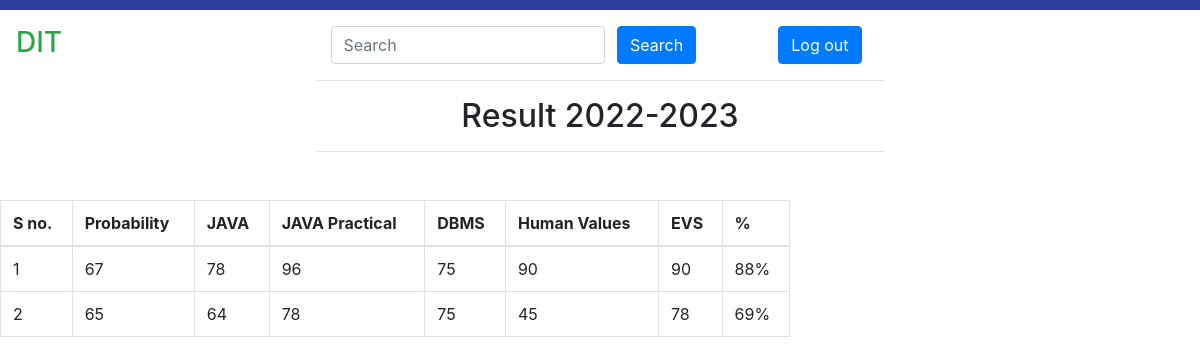
/studentResult.php?studentsap=1000017311, run on an earlier commit of the app's database.
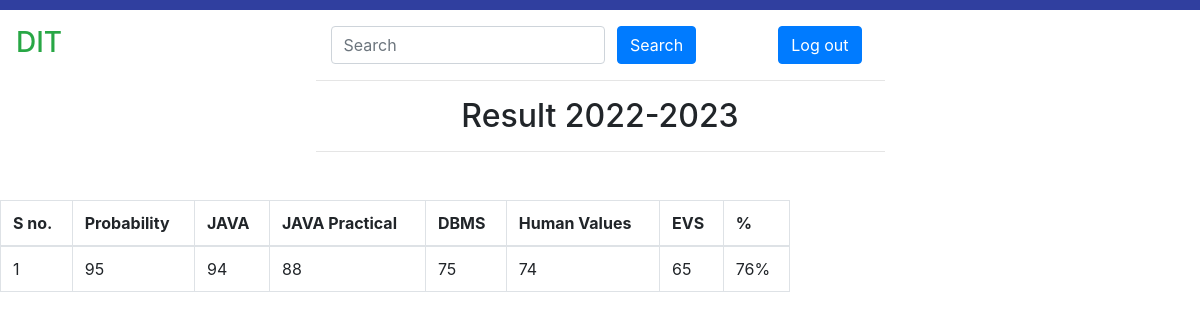
And on a later commit of the database.
### tables this page shows
CREATE TABLE `result` (
  `firstname` text NOT NULL,
  `lastname` text NOT NULL,
  `branch` text NOT NULL,
  `sap` bigint(20) NOT NULL,
  `pos` int(3) NOT NULL,
  `java` int(3) NOT NULL,
  `javaprac` int(3) NOT NULL,
  `dbms` int(3) NOT NULL,
  `human` int(3) NOT NULL,
  `evs` int(3) NOT NULL,
  `percentage` int(4) NOT NULL
);

### studentResult.php (the view, shortened to what this page needs)
<?php
$conn = new mysqli("localhost", "root", "", "dit");
if (!$conn) {
    die("ERROR: " . $conn->connect_error);
} else {
    $tableName = "result";
    $columns = ['firstname', 'lastname', 'Branch', 'pos', 'java', 'javaprac', 'dbms', 'human', 'evs', 'percentage'];
    function fetch_data($db, $tableName, $columns)
    {
        if (empty($db)) {
            $msg = "Database connection error";
        } elseif (empty($columns) || !is_array($columns)) {
            $msg = "columns Name must be defined in an indexed array";
        } elseif (empty($tableName)) {
            $msg = "Table Name is empty";
        } else {
            $sap = $_GET['studentsap'];
            $columnName = implode(", ", $columns);
            $query = "SELECT " . $columnName . " FROM $tableName where sap='$sap'";
            $result = $db->query($query);
            if ($result == true) {
                if ($result->num_rows > 0) {
                    $row = mysqli_fetch_all($result, MYSQLI_ASSOC);
                    $msg = $row;
                } else {
                    $msg = "Student exist, but Result not uploaded yet";
                }
            } else {
                $msg = mysqli_error($db);
            }
        }
        return $msg;
    }
}
$getData = fetch_data($conn, $tableName, $columns);
?>
<!DOCTYPE html>
<html>
<head>
    <link rel="stylesheet" href="https://maxcdn.bootstrapcdn.com/bootstrap/4.5.2/css/bootstrap.min.css">
</head>
<body>
    <div>
        <div class="row">
            <div class="col-sm-8">
                <div class="table-responsive">
                    <table class="table table-bordered center">
                        <thead>
                            <tr>
                                <th>S no.</th>
                                <th>Probability</th>
                                <th>JAVA</th>
                                <th>JAVA Practical</th>
                                <th>DBMS</th>
                                <th>Human Values</th>
                                <th>EVS</th>
                                <th>%</th>
                        </thead>
                        <tbody>
                            <?php
                            if (is_array($getData)) {
                                $sn = 1;
                                foreach ($getData as $data) {
                                    ?>
                                    <tr>
                                        <td>
                                            <?php echo $sn; ?>
                                        </td>
                                        <td>
                                            <?php echo $data['pos'] ?? ''; ?>
                                        </td>
                                        <td>
                                            <?php echo $data['java'] ?? ''; ?>
                                        </td>
                                        <td>
                                            <?php echo $data['javaprac'] ?? ''; ?>
                                        </td>
                                        <td>
                                            <?php echo $data['dbms'] ?? ''; ?>
                                        </td>
                                        <td>
                                            <?php echo $data['human'] ?? ''; ?>
                                        </td>
                                        <td>
                                            <?php echo $data['evs'] ?? ''; ?>
                                        </td>
                                        <td>
                                            <?php echo $data['percentage'] . '%' ?? ''; ?>
                                        </td>
                                    </tr>
                                    <?php
                                    $sn++;
                                }
                            } ?>
                        </tbody>
                    </table>
                </div>
            </div>
        </div>
    </div>
</body>
</html>

What changed in the data, as far as the page shows it:
removed result: pos "67", java "78", javaprac "96", dbms "75", human "90", evs "90", percentage "88%"
removed result: pos "65", java "64", javaprac "78", dbms "75", human "45", evs "78", percentage "69%"
added result: pos "95", java "94", javaprac "88", dbms "75", human "74", evs "65", percentage "76%"
